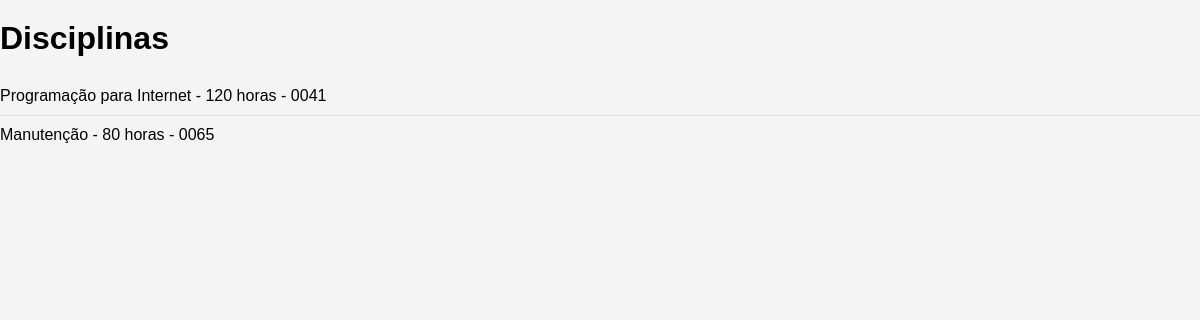
The app's page /listar_disciplinas/, older data.
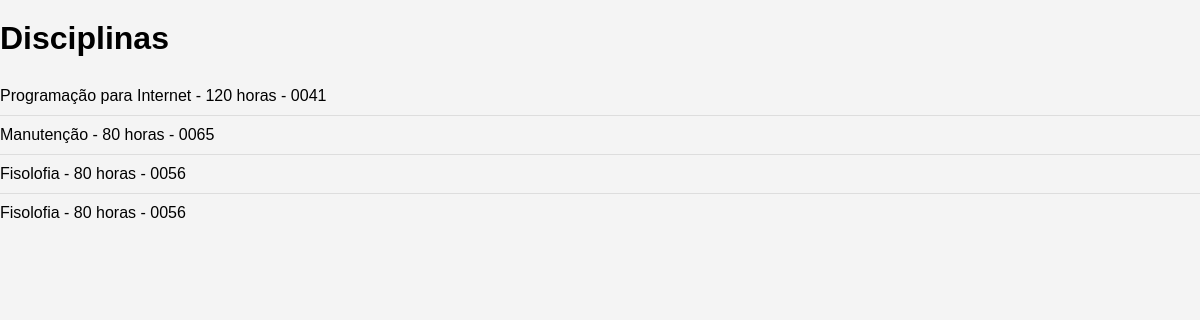
The same page, newer data.
### escola/models.py (models this page shows, shortened)
class Disciplina(models.Model):
    nome = models.CharField(max_length=50)
    carga_horaria = models.IntegerField()
    codigo = models.CharField(max_length=50)

### escola/views.py (the view)
# urls.py: path('listar_disciplinas/', views.listar_disciplinas, name='listar_disciplinas'),
def listar_disciplinas(request):
    disciplinas = Disciplina.objects.all()
    return render(request, 'listar_disciplinas.html', {'disciplinas': disciplinas})

### escola/templates/listar_disciplinas.html (shortened to what this page needs)
{% load static %}
<html lang="pt-br">
<head>
    <link rel="stylesheet" href="{% static 'style_disciplinas.css' %}">
</head>
<body>
    <h1>Disciplinas</h1>
    <ul>
        {% for disciplina in disciplinas %}
            <li>{{ disciplina.nome }} - {{ disciplina.carga_horaria }} horas - {{ disciplina.codigo }}</li>
        {% endfor %}
    </ul>
</body>
</html>

### escola/static/style_disciplinas.css (style rules this page uses)
* { font-family: Arial, sans-serif; margin: 0; padding: 0; background-color: #f4f4f4; }
h1 { margin: 20px 0px; }
ul li { border-bottom: 1px solid #ddd; padding: 10px 0; }
ul li:last-child { border-bottom: none; }

Row changes from the older to the newer data that the page shows:
added Disciplina: nome "Fisolofia", carga_horaria "80", codigo "0056"
added Disciplina: nome "Fisolofia", carga_horaria "80", codigo "0056"
